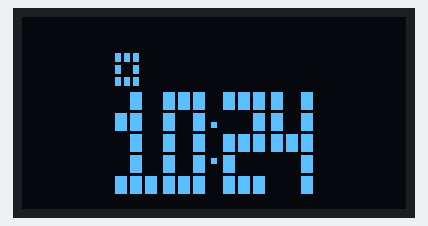
The program below on a simulated ESP32 board running MicroPython. Shown: 128×64 one-colour display. The clock reads 2024-03-15 10:24:30 at power-on unless the program sets it.

Above: at 0.1 s.
At 63.7 s:
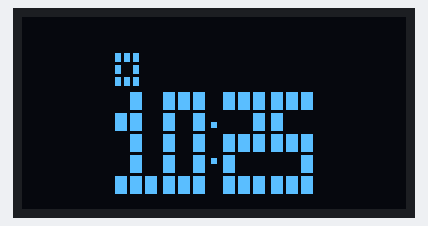
At 128.4 s:
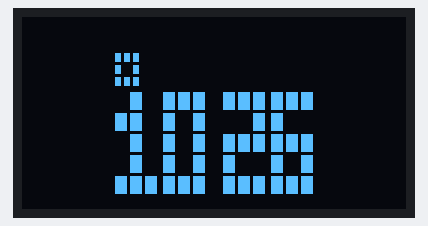

The program:

clock_simple.py
```python
from machine import Pin, SoftI2C, RTC
import ssd1306
import time

i2c = SoftI2C(scl=Pin(6), sda=Pin(5))
oled = ssd1306.SSD1306_I2C(128, 64, i2c)
rtc = RTC()

# Large digit font: each digit is 3 cols x 5 rows of blocks
# 1 = filled block, 0 = empty
DIGITS = {
    0: [1,1,1, 1,0,1, 1,0,1, 1,0,1, 1,1,1],
    1: [0,1,0, 1,1,0, 0,1,0, 0,1,0, 1,1,1],
    2: [1,1,1, 0,0,1, 1,1,1, 1,0,0, 1,1,1],
    3: [1,1,1, 0,0,1, 1,1,1, 0,0,1, 1,1,1],
    4: [1,0,1, 1,0,1, 1,1,1, 0,0,1, 0,0,1],
    5: [1,1,1, 1,0,0, 1,1,1, 0,0,1, 1,1,1],
    6: [1,1,1, 1,0,0, 1,1,1, 1,0,1, 1,1,1],
    7: [1,1,1, 0,0,1, 0,0,1, 0,0,1, 0,0,1],
    8: [1,1,1, 1,0,1, 1,1,1, 1,0,1, 1,1,1],
    9: [1,1,1, 1,0,1, 1,1,1, 0,0,1, 1,1,1],
}

# Small block letters for AM/PM (3x3 grid, half-size blocks)
LETTERS = {
    'a': [1,1,1, 1,0,1, 1,1,1],
    'p': [1,1,0, 1,1,0, 1,0,0],
}

# Block size for each cell of the digit grid
BW = 4   # block width
BH = 6   # block height
GAP = 1  # gap between blocks

def draw_digit(d, x, y):
    pattern = DIGITS[d]
    for row in range(5):
        for col in range(3):
            px = x + col * (BW + GAP)
            py = y + row * (BH + GAP)
            c = pattern[row * 3 + col]
            oled.fill_rect(px, py, BW, BH, c)

def draw_letter(ch, x, y):
    pattern = LETTERS[ch]
    bw, bh, gap = 2, 3, 1
    for row in range(3):
        for col in range(3):
            px = x + col * (bw + gap)
            py = y + row * (bh + gap)
            c = pattern[row * 3 + col]
            oled.fill_rect(px, py, bw, bh, c)

def draw_colon(x, y, on):
    c = 1 if on else 0
    # Two square dots vertically centered within digit height (34px)
    oled.fill_rect(x, y + 10, 2, 2, c)
    oled.fill_rect(x, y + 22, 2, 2, c)

def draw_clock():
    colon_on = True
    while True:
        dt = rtc.datetime()
        h24 = dt[4]
        m = dt[5]

        # 12-hour format
        ampm = 'a' if h24 < 12 else 'p'
        h12 = h24 % 12
        if h12 == 0:
            h12 = 12

        h1 = h12 // 10
        h2 = h12 % 10
        m1 = m // 10
        m2 = m % 10

        oled.fill(0)

        # Layout: each digit=14px wide, colon=2px, spacing=2px
        dw = 3 * (BW + GAP) - GAP  # 14
        colon_w = 2
        spacing = 2
        total_w = dw * 4 + colon_w + spacing * 4
        start_x = (128 - total_w) // 2      # shift left
        dh = 5 * (BH + GAP) - GAP  # 34
        y = (64 - dh) // 2 + 10  # shift down

        cx = start_x
        # Hour tens - skip leading zero
        if h1 > 0:
            draw_digit(h1, cx, y)
        cx += dw + spacing

        # Hour ones
        draw_digit(h2, cx, y)
        cx += dw + spacing

        # Blinking colon
        draw_colon(cx, y, colon_on)
        cx += colon_w + spacing

        # Minute tens
        draw_digit(m1, cx, y)
        cx += dw + spacing

        # Minute ones
        draw_digit(m2, cx, y)

        # AM/PM indicator - block letter in top-left area
        draw_letter(ampm, start_x, y - 13)

        oled.show()
        colon_on = not colon_on
        time.sleep(1)

draw_clock()
```
